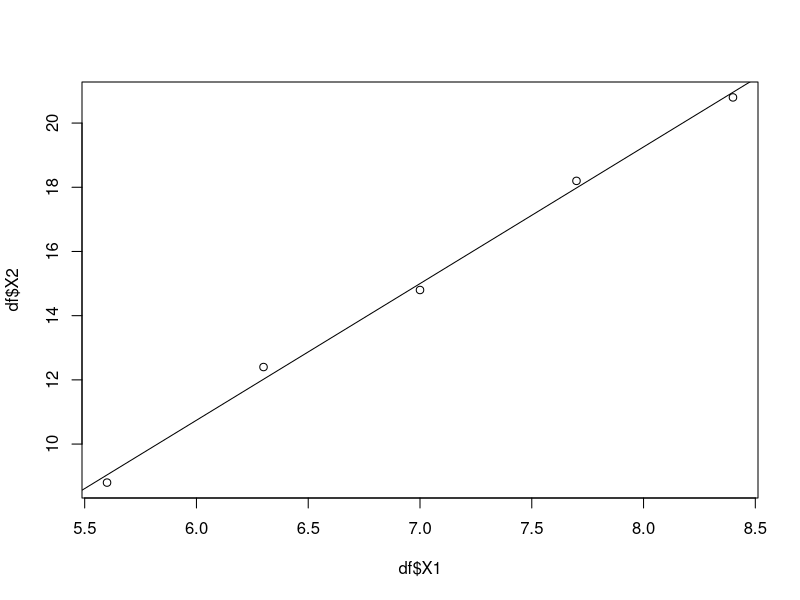

Write the R code that produced this figure.
## ---- chunk 1
df = data.frame(rbind(c( 5.6, 8.8 ), c( 6.3, 12.4 ), c( 7, 14.8 ), c( 7.7, 18.2 ), c( 8.4, 20.8 )))
## ---- chunk 2
model <- lm(df$X2 ~ df$X1, df)
plot(df$X2~df$X1,data=df)
abline(model)
## ---- chunk 3
x = 2.3
y = 4.1
total_revenue <- -21*x^2 - 23*y^2 + 28*x*y + 81*x + 40*y

print(total_revenue)
